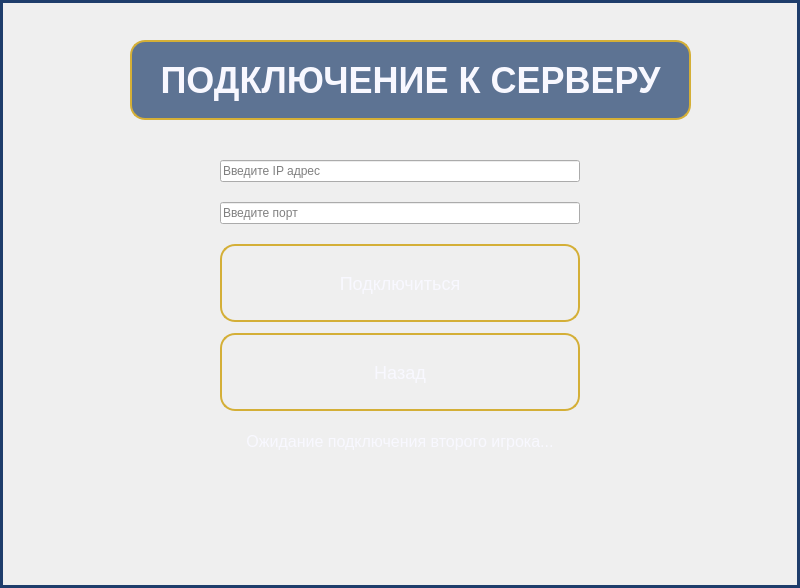
<?xml version="1.0" encoding="UTF-8"?>
<ui version="4.0">
 <class>ConnectWindow</class>
 <widget class="QDialog" name="ConnectWindow">
  <property name="geometry">
   <rect>
    <x>0</x>
    <y>0</y>
    <width>800</width>
    <height>588</height>
   </rect>
  </property>
  <property name="windowTitle">
   <string>Подключение</string>
  </property>
  <property name="styleSheet">
   <string notr="true">
QDialog {
    background-color: qlineargradient(x1:0, y1:0, x2:1, y2:1,
                                    stop:0 #0a2463, stop:1 #3e92cc);
    border: 3px solid #1e3d6b;
}

QLabel {
    color: #f8f8ff;
    font-family: &quot;Arial Rounded MT Bold&quot;;
    text-shadow: 2px 2px 4px rgba(0, 0, 0, 0.5);
}

QLabel#labelTitle {
    font-size: 36px;
    font-weight: bold;
    color: #f8f8ff;
    background-color: rgba(30, 61, 107, 0.7);
    border-radius: 15px;
    padding: 10px;
    border: 2px solid #d4af37;
}

QPushButton {
    background-color: qlineargradient(x1:0, y1:0, x2:0, y2:1,
                                    stop:0 #1e3d6b, stop:1 #0a2463);
    border: 2px solid #d4af37;
    border-radius: 15px;
    padding: 12px 24px;
    font-family: &quot;Arial Rounded MT Bold&quot;;
    font-size: 18px;
    color: #f8f8ff;
    min-width: 200px;
    min-height: 50px;
}

QPushButton:hover {
    background-color: qlineargradient(x1:0, y1:0, x2:0, y2:1,
                                    stop:0 #3a5f8c, stop:1 #1e3d6b);
    border: 2px solid #f8f8ff;
}

QPushButton:pressed {
    background-color: qlineargradient(x1:0, y1:0, x2:0, y2:1,
                                    stop:0 #0a2463, stop:1 #1e3d6b);
}

QLabel#labelStatus {
    font-size: 16px;
    color: #f8f8ff;
    qproperty-alignment: 'AlignCenter';
    margin-top: 10px;
}
   </string>
  </property>
  <widget class="QWidget" name="centralwidget" native="true">
   <property name="geometry">
    <rect>
     <x>0</x>
     <y>0</y>
     <width>821</width>
     <height>466</height>
    </rect>
   </property>
   <widget class="QLabel" name="labelTitle">
    <property name="geometry">
     <rect>
      <x>130</x>
      <y>40</y>
      <width>561</width>
      <height>80</height>
     </rect>
    </property>
    <property name="text">
     <string>ПОДКЛЮЧЕНИЕ К СЕРВЕРУ</string>
    </property>
    <property name="alignment">
     <set>Qt::AlignmentFlag::AlignCenter</set>
    </property>
   </widget>
   <widget class="QWidget" name="formLayoutWidget">
    <property name="geometry">
     <rect>
      <x>220</x>
      <y>160</y>
      <width>360</width>
      <height>291</height>
     </rect>
    </property>
    <layout class="QVBoxLayout" name="verticalLayout">
     <property name="spacing">
      <number>20</number>
     </property>
     <item>
      <widget class="QLineEdit" name="lineEditIP">
       <property name="placeholderText">
        <string>Введите IP адрес</string>
       </property>
      </widget>
     </item>
     <item>
      <widget class="QLineEdit" name="lineEditPort">
       <property name="placeholderText">
        <string>Введите порт</string>
       </property>
      </widget>
     </item>
     <item>
      <widget class="QPushButton" name="btnConnect">
       <property name="text">
        <string>Подключиться</string>
       </property>
      </widget>
     </item>
     <item>
      <widget class="QPushButton" name="btnBack">
       <property name="text">
        <string>Назад</string>
       </property>
      </widget>
     </item>
     <item>
      <widget class="QLabel" name="labelStatus">
       <property name="text">
        <string>Ожидание подключения второго игрока...</string>
       </property>
       <property name="alignment">
        <set>Qt::AlignmentFlag::AlignCenter</set>
       </property>
      </widget>
     </item>
    </layout>
   </widget>
  </widget>
  <widget class="QToolBar" name="toolBar">
   <property name="geometry">
    <rect>
     <x>0</x>
     <y>0</y>
     <width>8</width>
     <height>17</height>
    </rect>
   </property>
   <property name="windowTitle">
    <string>toolBar</string>
   </property>
  </widget>
  <widget class="QToolBar" name="toolBar_2">
   <property name="geometry">
    <rect>
     <x>0</x>
     <y>0</y>
     <width>8</width>
     <height>17</height>
    </rect>
   </property>
   <property name="windowTitle">
    <string>toolBar_2</string>
   </property>
  </widget>
 </widget>
 <resources/>
 <connections/>
</ui>
